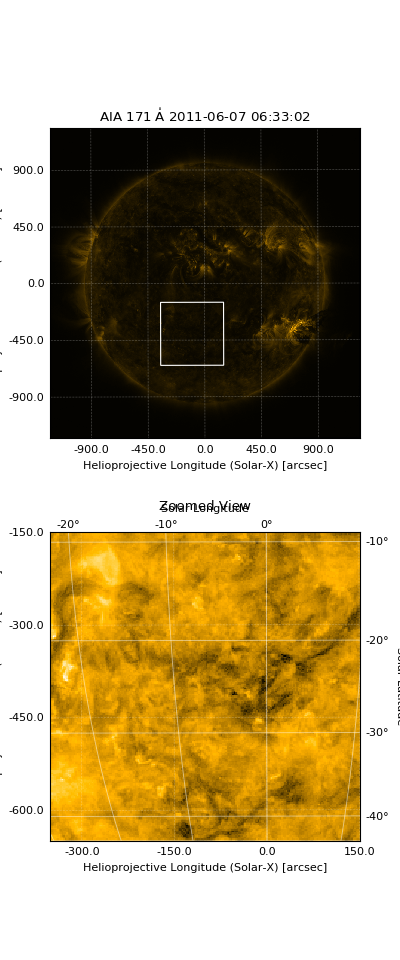

Generate this figure with Python:
import matplotlib.pyplot as plt
from matplotlib import patches
import astropy.units as u
from astropy.coordinates import SkyCoord

import sunpy.map
import sunpy.data.sample


# Define a region of interest
length = 250 * u.arcsec
x0 = -100 * u.arcsec
y0 = -400 * u.arcsec

# Create a SunPy Map, and a second submap over the region of interest.
smap = sunpy.map.Map(sunpy.data.sample.AIA_171_IMAGE)
bottom_left = SkyCoord(x0 - length, y0 - length,
                       frame=smap.coordinate_frame)
top_right = SkyCoord(x0 + length, y0 + length,
                     frame=smap.coordinate_frame)
submap = smap.submap(bottom_left, top_right)


# Create a new matplotlib figure, larger than default.
fig = plt.figure(figsize=(5,12))

# Add a first Axis, using the WCS from the map.
ax1 = fig.add_subplot(2,1,1, projection=smap)

# Plot the Map on the axes with default settings.
smap.plot()

# Draw a box on the image
smap.draw_rectangle(bottom_left, length * 2, length * 2)

# Create a second axis on the plot.
ax2 = fig.add_subplot(2,1,2, projection=submap)

submap.plot()

# Add a overlay grid.
submap.draw_grid(grid_spacing=10*u.deg)

# Change the title.
ax2.set_title('Zoomed View')


plt.show()
